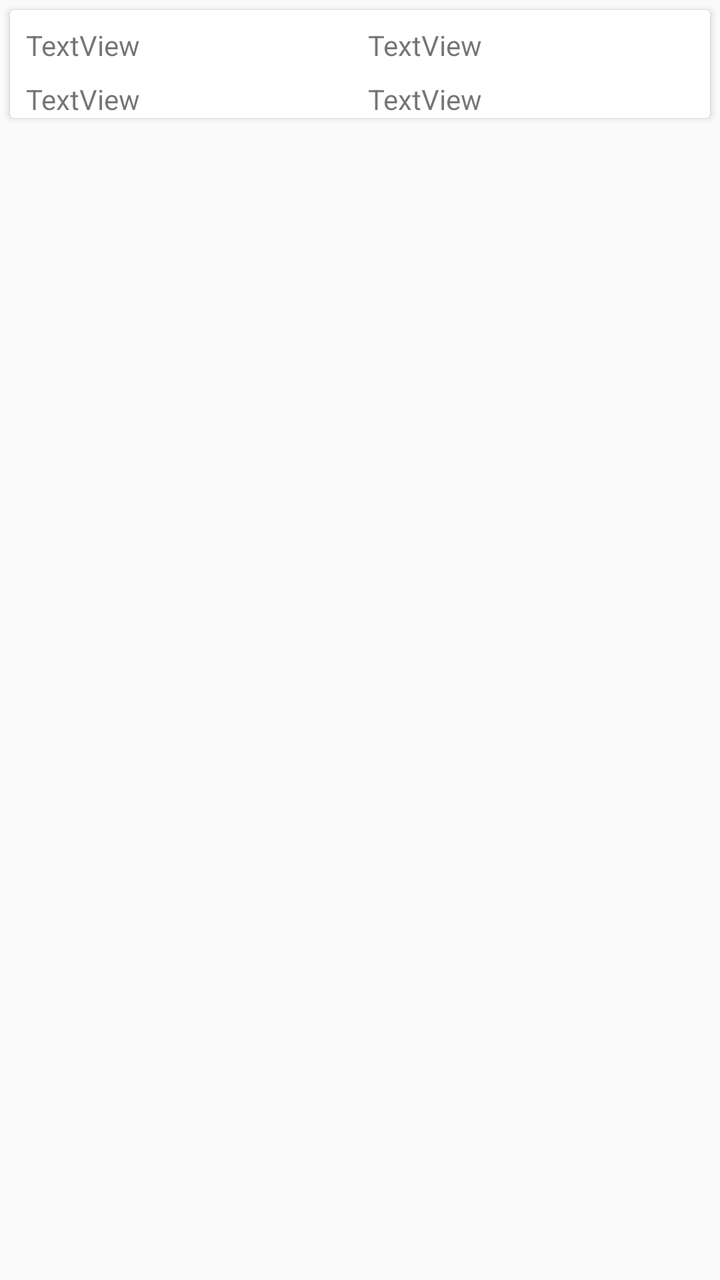
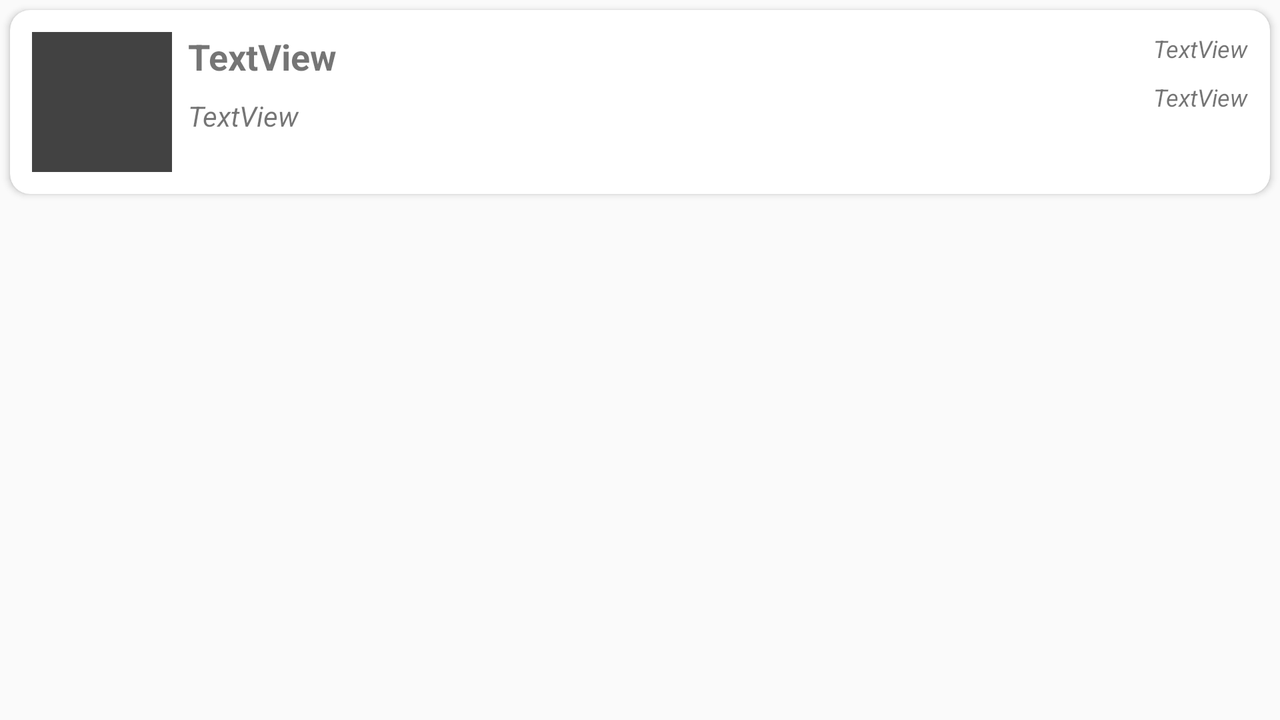

First picture: res/layout/ on a phone held upright. Second picture: the repository's own variant of that layout, on a device whose configuration matches the variant's folder. Source for both follows.
<!-- AndroidManifest.xml: application theme AppTheme -->
<!-- res/layout/card_video.xml -->
<?xml version="1.0" encoding="utf-8"?>
<LinearLayout
    xmlns:android="http://schemas.android.com/apk/res/android"
    xmlns:app="http://schemas.android.com/apk/res-auto"
    xmlns:tools="http://schemas.android.com/tools"
    android:layout_width="match_parent"
    android:layout_height="wrap_content">

    <android.support.v7.widget.CardView
        android:id="@+id/cv_video_list"
        android:layout_width="match_parent"
        android:layout_height="wrap_content"
        android:layout_marginTop="5dp"
        android:layout_marginBottom="5dp"
        android:layout_marginLeft="5dp"
        android:layout_marginRight="5dp"
        >

        <android.support.constraint.ConstraintLayout
            android:layout_width="match_parent"
            android:layout_height="match_parent">

            <TextView
                android:id="@+id/tv_video_list_title"
                android:layout_width="wrap_content"
                android:layout_height="wrap_content"
                android:layout_marginStart="8dp"
                android:layout_marginTop="8dp"
                android:text="TextView"
                app:layout_constraintStart_toStartOf="parent"
                app:layout_constraintTop_toTopOf="parent"/>

            <TextView
                android:id="@+id/tv_video_list_desc"
                android:layout_width="wrap_content"
                android:layout_height="wrap_content"
                android:layout_marginStart="8dp"
                android:layout_marginTop="8dp"
                android:text="TextView"
                app:layout_constraintStart_toStartOf="parent"
                app:layout_constraintTop_toBottomOf="@+id/tv_video_list_title"/>

            <TextView
                android:id="@+id/tv_video_list_date"
                android:layout_width="wrap_content"
                android:layout_height="wrap_content"
                android:layout_marginEnd="8dp"
                android:layout_marginStart="8dp"
                android:layout_marginTop="8dp"
                android:text="TextView"
                app:layout_constraintEnd_toEndOf="parent"
                app:layout_constraintStart_toEndOf="@+id/tv_video_list_title"
                app:layout_constraintTop_toTopOf="parent"/>

            <TextView
                android:id="@+id/tv_video_list_length"
                android:layout_width="wrap_content"
                android:layout_height="wrap_content"
                android:layout_marginEnd="8dp"
                android:layout_marginStart="8dp"
                android:layout_marginTop="8dp"
                android:text="TextView"
                app:layout_constraintEnd_toEndOf="parent"
                app:layout_constraintStart_toEndOf="@+id/tv_video_list_desc"
                app:layout_constraintTop_toBottomOf="@+id/tv_video_list_date"/>
        </android.support.constraint.ConstraintLayout>

    </android.support.v7.widget.CardView>

</LinearLayout>
<!-- resources referenced by this layout -->
<resources>
  <style name="AppTheme" parent="Theme.AppCompat.Light.DarkActionBar">
          
          <item name="colorPrimary">@color/colorPrimary</item>
          <item name="colorPrimaryDark">@color/colorPrimaryDark</item>
          <item name="colorAccent">@color/colorAccent</item>
      </style>
</resources>
<!-- res/layout-land/card_video.xml (the author's variant of the layout above) -->
<!-- drawn on the phone turned sideways -->
<?xml version="1.0" encoding="utf-8"?>
<LinearLayout
    xmlns:android="http://schemas.android.com/apk/res/android"
    xmlns:app="http://schemas.android.com/apk/res-auto"
    xmlns:tools="http://schemas.android.com/tools"
    android:layout_width="match_parent"
    android:layout_height="wrap_content">

    <android.support.v7.widget.CardView
        android:id="@+id/cv_video_list"
        android:layout_width="match_parent"
        android:layout_height="wrap_content"
        android:layout_marginTop="5dp"
        android:layout_marginBottom="5dp"
        android:layout_marginLeft="5dp"
        android:layout_marginRight="5dp"
        app:contentPadding="3dp"
        app:cardCornerRadius="10dp"
        >

        <android.support.constraint.ConstraintLayout
            android:layout_width="match_parent"
            android:layout_height="wrap_content">

            <TextView
                android:id="@+id/tv_video_list_title"
                android:layout_width="wrap_content"
                android:layout_height="wrap_content"
                android:layout_marginStart="8dp"
                android:layout_marginTop="8dp"
                android:text="TextView"
                android:textSize="18sp"
                android:textStyle="bold"
                app:layout_constraintStart_toEndOf="@+id/iv_video_list_thumbnail"
                app:layout_constraintTop_toTopOf="parent"/>

            <TextView
                android:id="@+id/tv_video_list_desc"
                android:layout_width="wrap_content"
                android:layout_height="wrap_content"
                android:layout_marginStart="8dp"
                android:layout_marginTop="8dp"
                android:text="TextView"
                android:textStyle="italic"
                app:layout_constraintStart_toEndOf="@+id/iv_video_list_thumbnail"
                app:layout_constraintTop_toBottomOf="@+id/tv_video_list_title"/>

            <TextView
                android:id="@+id/tv_video_list_date"
                android:layout_width="wrap_content"
                android:layout_height="wrap_content"
                android:layout_marginEnd="8dp"
                android:layout_marginTop="8dp"
                android:text="TextView"
                android:textSize="12sp"
                android:textStyle="italic"
                app:layout_constraintEnd_toEndOf="parent"
                app:layout_constraintTop_toBottomOf="@+id/tv_video_list_length"/>

            <TextView
                android:id="@+id/tv_video_list_length"
                android:layout_width="wrap_content"
                android:layout_height="wrap_content"
                android:layout_marginEnd="8dp"
                android:layout_marginTop="8dp"
                android:text="TextView"
                android:textSize="12sp"
                android:textStyle="italic"
                app:layout_constraintEnd_toEndOf="parent"
                app:layout_constraintTop_toTopOf="parent"/>

            <ImageView
                android:id="@+id/iv_video_list_thumbnail"
                android:layout_width="wrap_content"
                android:layout_height="70dp"
                android:layout_marginBottom="8dp"
                android:layout_marginStart="8dp"
                android:layout_marginTop="8dp"
                android:adjustViewBounds="true"
                app:layout_constraintBottom_toBottomOf="parent"
                app:layout_constraintStart_toStartOf="parent"
                app:layout_constraintTop_toTopOf="parent"
                app:srcCompat="@color/cardview_dark_background"/>
        </android.support.constraint.ConstraintLayout>

    </android.support.v7.widget.CardView>

</LinearLayout>
